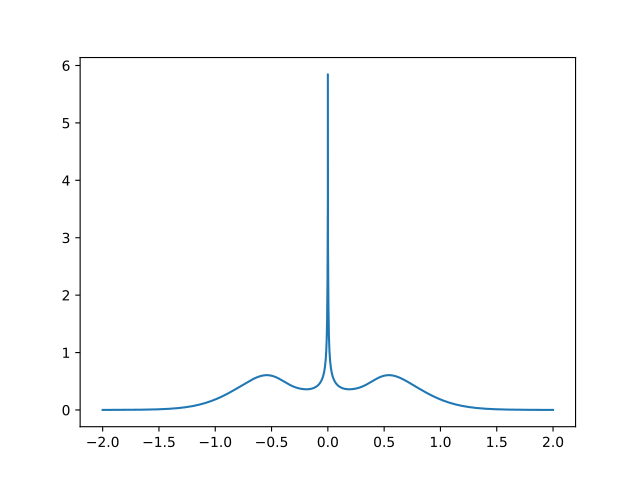

This chart was generated by the following Python code:
import numpy as np
import matplotlib as mpl
import matplotlib.pyplot as plt

from pytriqs.gf import *
from pytriqs.archive import *
from nrgljubljana_interface import MeshReFreqPts

def A_to_nparrays(A):
    lx = np.array(list(A.mesh.values()))
    ly = A[0,0].data.real
    return lx, ly

with HDFArchive('aim_solution.h5','r') as ar:
    # Expectation values
    print("<n>=",ar['expv']['n_d'])
    print("<n^2>=",ar['expv']['n_d^2'])

    # Spectral function
    A_w = ar['A_w']['imp']
    lx, ly = A_to_nparrays(A_w)
    plt.plot(lx, ly)
    plt.show()
